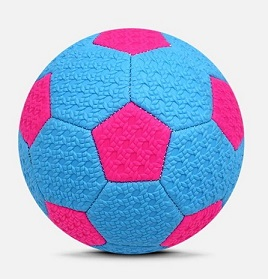
#> input picture Aula07/bola_pink_blue.jpg, 268 x 279 px, found by its file name
$ python Exercicio9.py
#> lines starting #> are read from the running program, lines starting #| are printed output that depends on the picture
import cv2
import numpy as np

img = cv2.imread('bola_pink_blue.jpg')
#> img is the input picture: shape (279, 268, 3); mean B, G, R 216.1, 180.3, 171.3
blue, green, red = cv2.split(img)
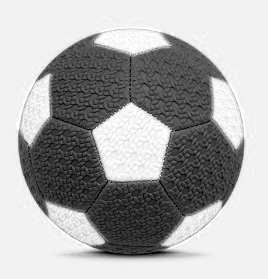
#> red: shape (279, 268); min 0, max 255, mean 171.3
zeros = np.zeros(blue.shape, np.uint8)
redBGR = cv2.merge( (blue, zeros, red) )
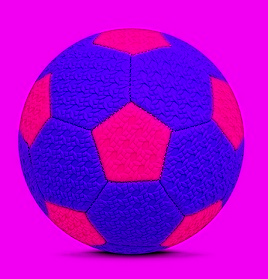
#> redBGR: shape (279, 268, 3); mean of channels 0, 1, 2 216.1, 0, 171.3; drawn as B, G, R

blueBGR= cv2.merge((blue,green,zeros))
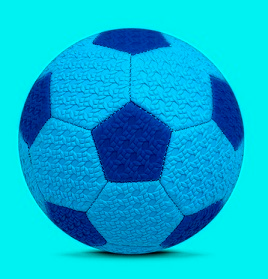
#> blueBGR: shape (279, 268, 3); mean of channels 0, 1, 2 216.1, 180.3, 0; drawn as B, G, R
greenBGR = cv2.merge((zeros,red,green))
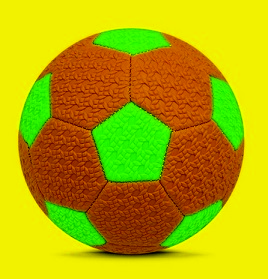
#> greenBGR: shape (279, 268, 3); mean of channels 0, 1, 2 0, 171.3, 180.3; drawn as B, G, R
zeros = np.zeros(blue.shape, np.uint8)
resp = np.concatenate( ( img, redBGR), axis = 1 )
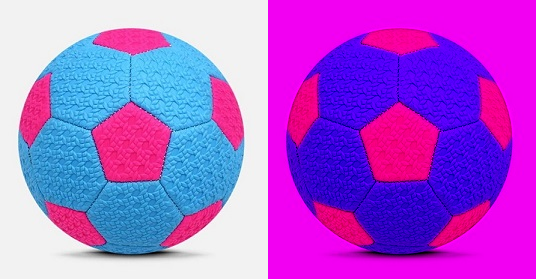
#> resp: shape (279, 536, 3); mean B, G, R 216.1, 90.1, 171.3
#cv2.imshow("Orig x Equalidaza", resp)
# cv2.imshow("yellow",greenBGR)
#cv2.imshow("ciano",blueBGR)
comp = np.concatenate((blueBGR,greenBGR),axis=1)
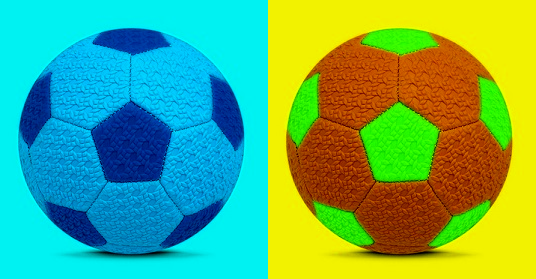
#> comp: shape (279, 536, 3); mean of channels 0, 1, 2 108, 175.8, 90.1; drawn as B, G, R

compare= np.concatenate((resp,comp),axis=0)
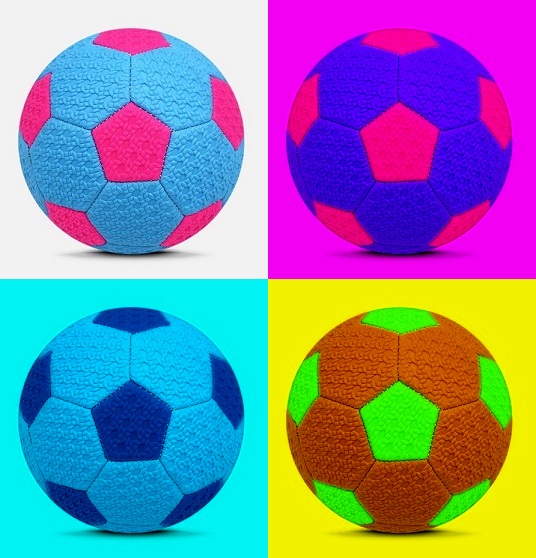
#> compare: shape (558, 536, 3); mean B, G, R 162, 133, 130.7
cv2.imshow("Resultado",compare)
cv2.waitKey(0)
cv2.destroyAllWindows()

$ run again, with Aula07/face_a.jpg copied over Aula07/bola_pink_blue.jpg
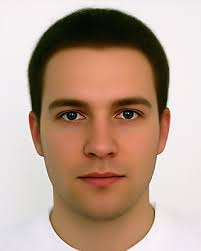
#> input picture Aula07/face_a.jpg, 201 x 251 px, found by its file name
#> img is the input picture: shape (251, 201, 3); mean B, G, R 141.1, 158, 184.3
#> `comp = np.concatenate((blueBGR,greenBGR),axis=1)`:
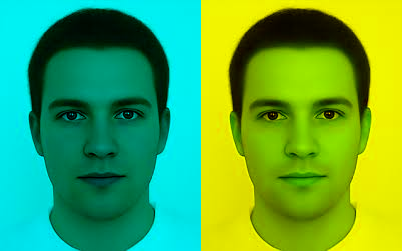
#> comp: shape (251, 402, 3); mean of channels 0, 1, 2 70.6, 171.1, 79; drawn as B, G, R
#> `compare= np.concatenate((resp,comp),axis=0)`:
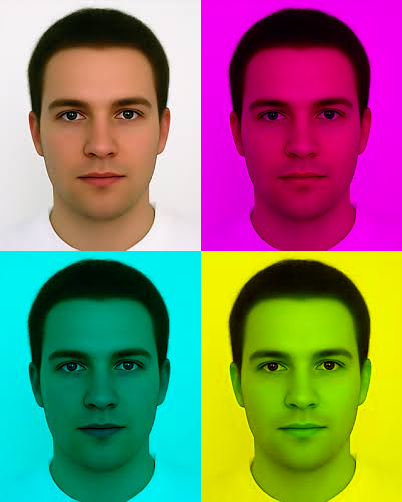
#> compare: shape (502, 402, 3); mean B, G, R 105.8, 125.1, 131.6
